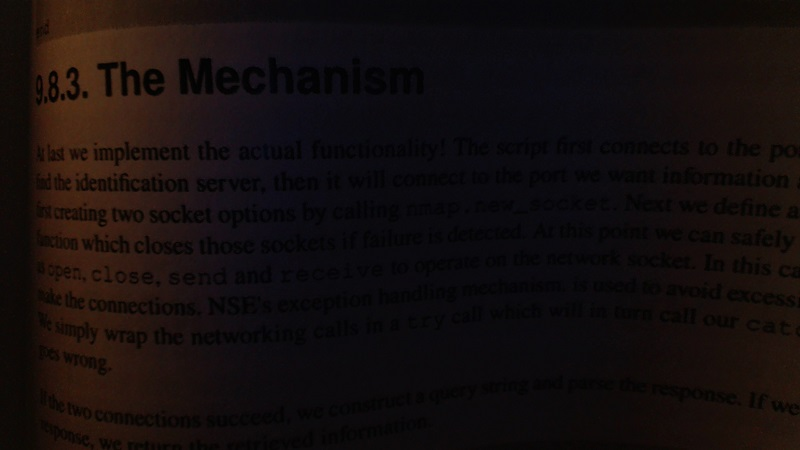
#> input picture images/dogs/bookpage.jpg, 800 x 450 px
$ jupyter execute Tutorials-3.ipynb   (text cells are left out)
#> lines starting #> are read from the running program, lines starting #| are printed output that depends on the picture; after the words box and inside, x2 and y2 are one past the last pixel; in counts of white or black regions, pixels touching at a corner belong together; pictures that were not available may be replaced by others from this repository, and a replacement may not be noted
[cell 1]
import numpy as np
import matplotlib.pyplot as plt
import cv2

[cell 2]
image = cv2.imread('images/dogs/bookpage.jpg')
#> image is the input picture: shape (450, 800, 3); mean B, G, R 13.4, 13.6, 20.3

[cell 3]
def show_img(img):
    cv2.startWindowThread()
    cv2.namedWindow("preview")
    cv2.imshow('image',img)
    cv2.waitKey(0)
    cv2.destroyAllWindows()

[cell 4]
image = cv2.imread('images/sample/noise.jpg',0)
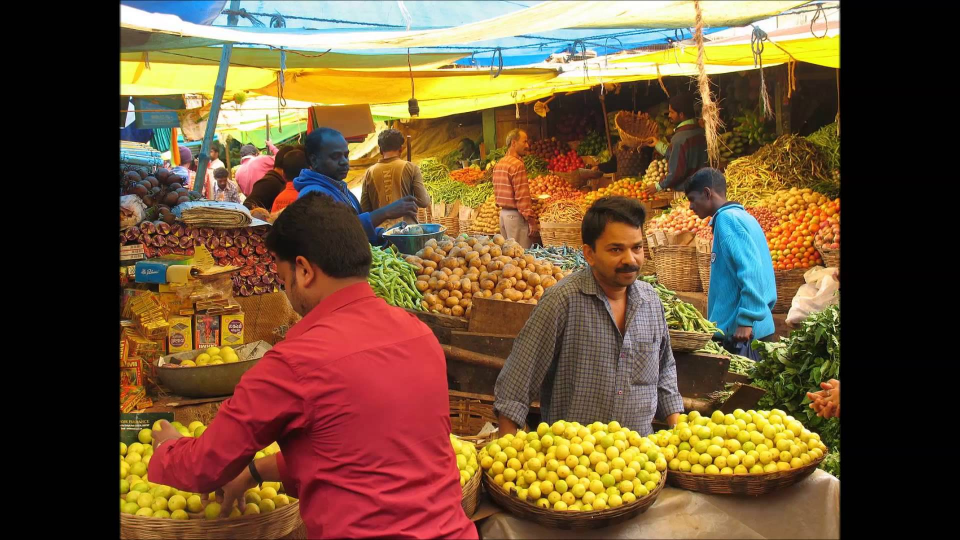
#> input picture images/dogs/maxresdefault.jpg, 1920 x 1080 px, given in place of noise.jpg, which was not available (shown at 1/2 size)
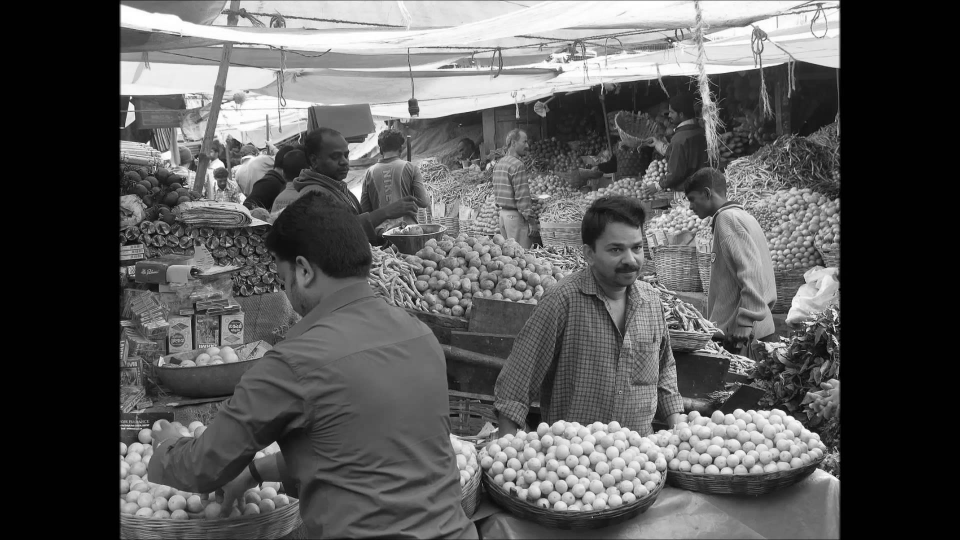
#> image: shape (1080, 1920) (shown at 1/2 size); min 0, max 255, mean 89.3
show_img(image)

[cell 5]
(_,new_image1) = cv2.threshold(image,12,255,cv2.THRESH_BINARY)
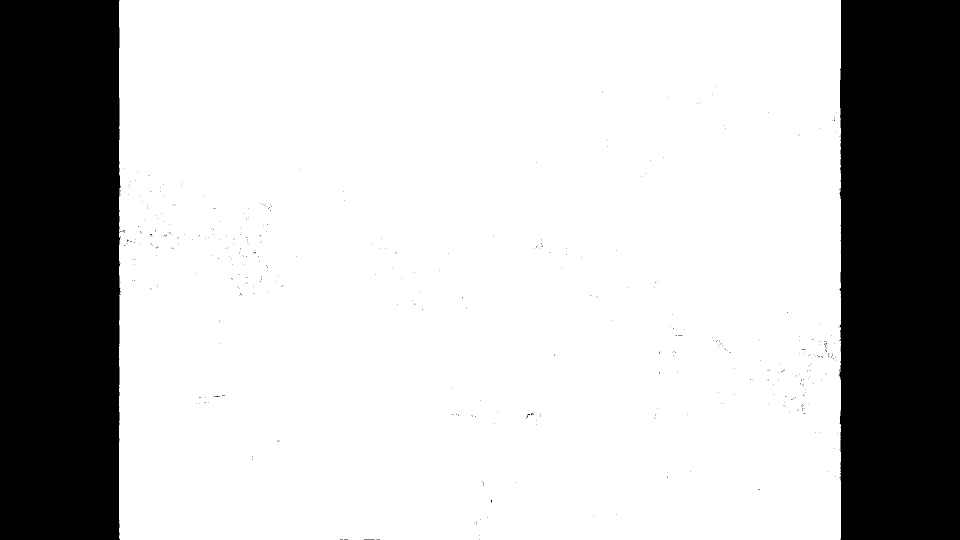
#> new_image1: shape (1080, 1920) (shown at 1/2 size); 75.1% white; 457 black regions (454 under 20 px), largest, box (x1, y1, x2, y2) and area: (1677, 0, 1920, 1080) 257565, (0, 0, 242, 1080) 257558, (728, 1079, 749, 1080) 21
show_img(new_image1)

[cell 6]
(_,new_image1) = cv2.threshold(image,12,255,cv2.THRESH_BINARY_INV)
show_img(new_image1)

[cell 7]
(_,new_image1) = cv2.threshold(image,12,255,cv2.THRESH_TRUNC)
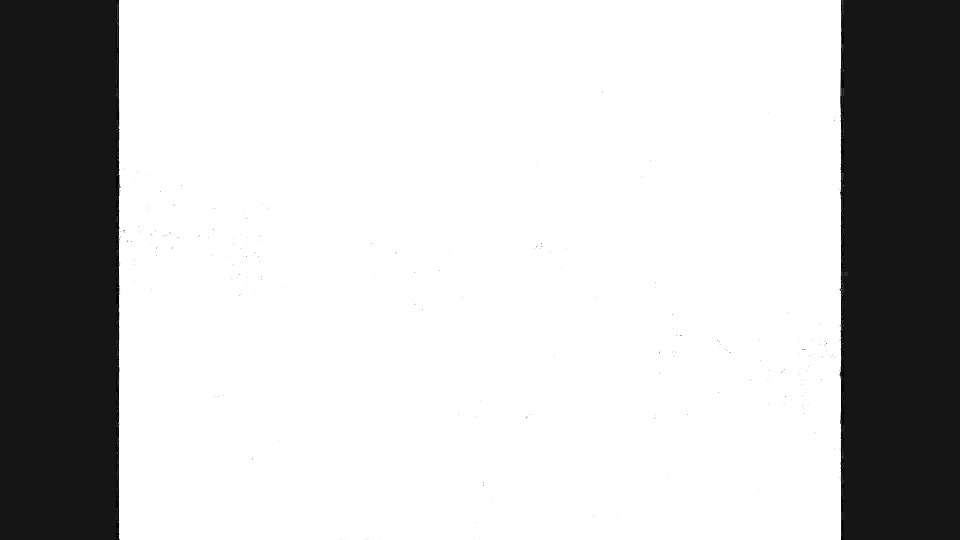
#> new_image1: shape (1080, 1920) (shown at 1/2 size); min 0, max 12, mean 9.27; drawn with min black and max white
show_img(new_image1)

[cell 8]
(_,new_image1) = cv2.threshold(image,12,255,cv2.THRESH_TOZERO)
show_img(new_image1)

[cell 9]
(_,new_image1) = cv2.threshold(image,12,255,cv2.THRESH_TOZERO_INV)
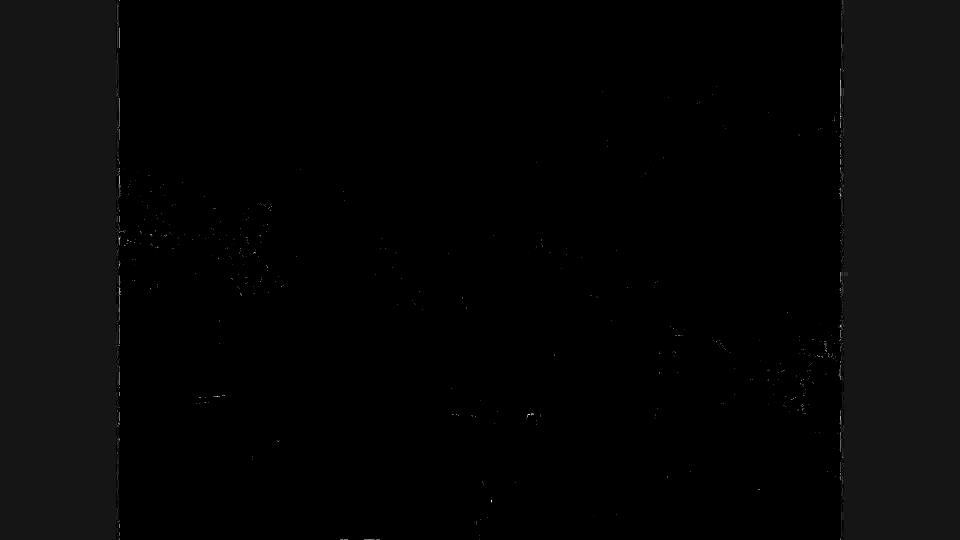
#> new_image1: shape (1080, 1920) (shown at 1/2 size); min 0, max 12, mean 0.255; drawn with min black and max white
show_img(new_image1)

[cell 10]
for threshold_type in [cv2.THRESH_BINARY,cv2.THRESH_BINARY_INV,cv2.THRESH_TRUNC,cv2.THRESH_TOZERO,cv2.THRESH_TOZERO_INV]:
    show_img(cv2.threshold(image,12,255,threshold_type+cv2.THRESH_OTSU)[1])
#> this loop made 5 passes
#> pass 1, in show_img (call 7), `cv2.imshow('image',img)`:
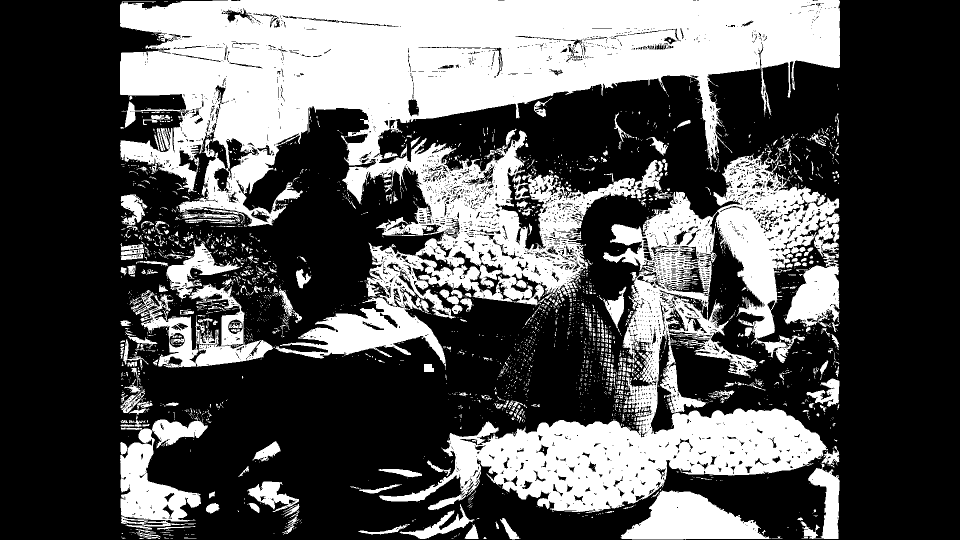
#> window 'image': shape (1080, 1920) (shown at 1/2 size); 34.3% white; 2982 white regions (2571 under 20 px), largest, box (x1, y1, x2, y2) and area: (240, 0, 1680, 740) 409871, (758, 305, 1679, 1026) 175520, (1241, 981, 1543, 1079) 17100

[cell 11]
new_image = cv2.adaptiveThreshold(image,255,cv2.ADAPTIVE_THRESH_MEAN_C,cv2.THRESH_BINARY,11,2)
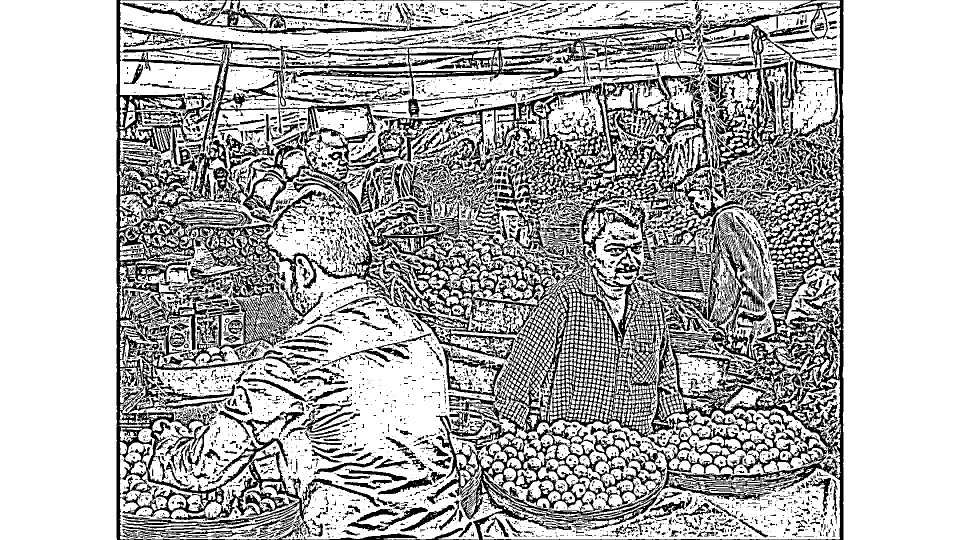
#> new_image: shape (1080, 1920) (shown at 1/2 size); 70.6% white; 6695 black regions (5380 under 20 px), largest, box (x1, y1, x2, y2) and area: (233, 0, 1687, 1080) 424755, (1138, 379, 1278, 508) 3594, (775, 326, 867, 447) 2215
show_img(new_image)
